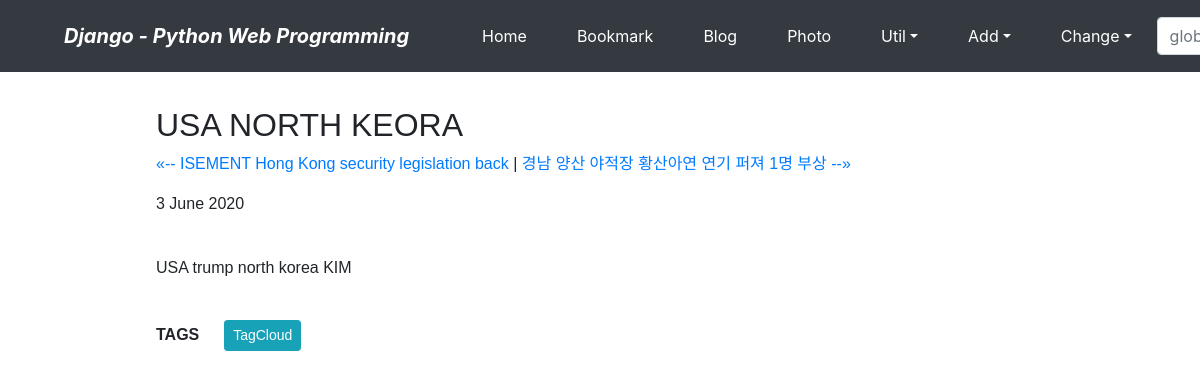
Screenshot of /blog/post/usa-north-keora/ with the database file from the repository.
### blog/models.py (models this page shows, shortened)
class Post(models.Model):
    title = models.CharField(verbose_name='TITLE', max_length=50)
    slug = models.SlugField("SLUG",unique=True, allow_unicode=True, help_text='one word for title alias.')
    description = models.CharField('DESCRIPTION', max_length=100, blank=True, help_text='simple description text.')
    content = models.TextField("CONTENT")
    create_dt = models.DateTimeField('CREATE DATE', auto_now_add=True)
    modify_dt = models.DateTimeField("MODIFY DATE", auto_now=True)
    tags = TaggableManager(blank=True)
    owner = models.ForeignKey(User, on_delete=models.CASCADE, verbose_name='OWNER', blank=True, null=True)
    class Meta:
        verbose_name = 'post'
        verbose_name_plural = 'posts'
        db_table = 'blog_posts'
        ordering = ('-modify_dt',)
    def __str__(self):
        return self.title
    def get_absolute_url(self):
        return reverse('blog:post_detail', args=(self.slug,))
    def get_previous(self):
        return self.get_previous_by_modify_dt()
    def get_next(self):
        return self.get_next_by_modify_dt()

### blog/views.py (the view)
# urls.py: re_path(r'^post/(?P<slug>[-\w]+)/$', views.PostDV.as_view(), name='post_detail'),
class PostDV(DetailView):
    model = Post
    def get_context_data(self, **kwargs):
        context =super().get_context_data(**kwargs)
        context['disqus_short'] = f"{settings.DISQUS_SHORTNAME}"
        context['disqus_id'] = f"post-{self.object.id}-{self.object.slug}"
        context['disqus_url'] = f"{settings.DISQUS_MY_DOMAIN}{self.object.get_absolute_url()}"
        context['disqus_title'] = f"{self.object.slug}"
        return context

### blog/templates/blog/post_detail.html (shortened to what this page needs)
{% extends "base.html" %}
{% block content %}
<div class ="post-body">
    <h2>{{ object.title }}</h2>
    <p>
        {% if object.get_previous %}
        <a href="{{ object.get_previous.get_absolute_url }}" title="View previous post">
            &laquo;-- {{ object.get_previous }}
        </a>
        {% endif %}
        {% if object.get_next %}
        | <a href="{{ object.get_next.get_absolute_url }}" title="View next post">
        {{ object.get_next }} --&raquo;
        </a>
        {% endif %}
    </p>
    <p>{{ object.modify_dt|date:"j F Y" }}</p>
    <br>
    <div>
        {{ object.content|linebreaks }}
    </div>
    <br>
    <div>
        <b>TAGS</b>
        {% load taggit_templatetags2_tags %}
        <a href="{% url 'blog:tag_cloud' %}"><span class="btn btn-info btn-sm">TagCloud</span></a>
    </div>
    <br>
</div>
{% endblock %}

### blog/templates/blog/post_detail.html (style rules this page uses)
.post-body { width: 80%; margin: auto; font-family: "Lucida Grande", Verdana, Arial, sans-serif; font-size: 16px; }

### rows the page displays
Post: title "USA NORTH KEORA", get_previous "ISEMENT Hong Kong security legislation back", get_next "경남 양산 야적장 황산아연 연기 퍼져 1명 부상", modify_dt "3 June 2020", content "USA trump north korea KIM"
